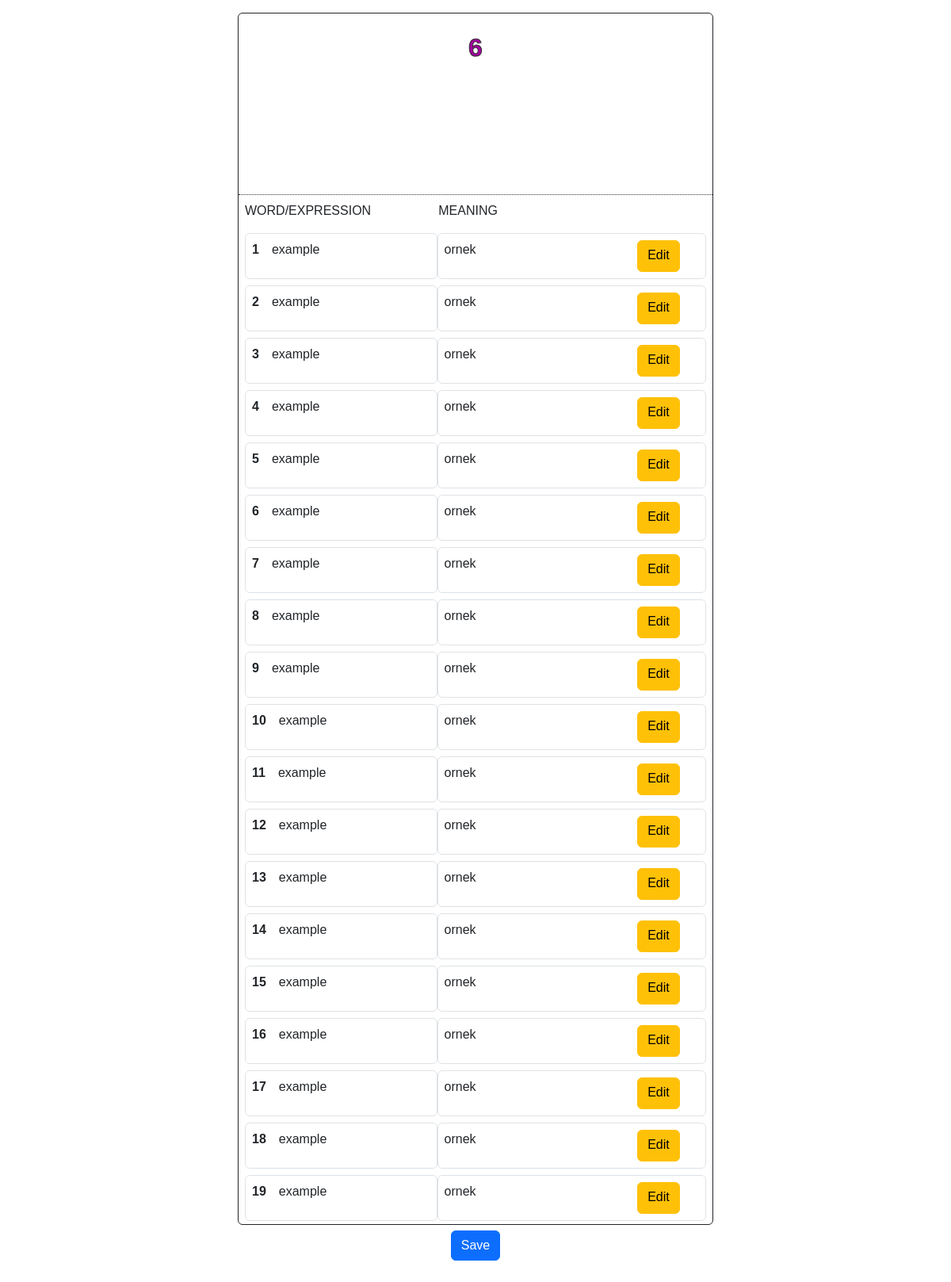
Screenshot of /recepsienen/Recep-Can-Akdemir/6 with the database file from the repository.
### book/models.py (models this page shows, shortened)
class Page(models.Model):
    number = models.IntegerField(blank=True,null=True)
    book = models.ForeignKey(Book, on_delete=models.CASCADE, null=False, related_name="book")
    edit_mode = models.BooleanField(default=True)
    first_save_done = models.BooleanField(default=False)
    finished = models.BooleanField(default=False)

class Word(models.Model):
    word = models.CharField(max_length=200, null = True)
    meaning = models.CharField(max_length=200, null=True)
    page = models.ForeignKey(Page, on_delete=models.CASCADE, null = False,  related_name="page")
    remembered = models.BooleanField()
    number = models.IntegerField(blank=True,null=True)
    repeated = models.IntegerField(blank=True, null=True)

### book/views.py (the view, shortened to what this page needs)
# urls.py: path("<str:username>/<str:book_name>/<int:page_number>", views.page_view, name="page_view")
def page_view(request,username,book_name,page_number):
    book = Book.objects.filter(link_name = book_name).first()
    page = Page.objects.filter(book = book, number = page_number).first()
    words = Word.objects.filter(page = page,remembered = False)
    words = Word.objects.filter(page = page,remembered = False)
    remembered_words = Word.objects.filter(page=page, remembered = True).order_by('-repeated')
    if len(remembered_words) == book.words_per_page:
        page.finished = True
        page.save()
    return render(request, "book/page.html",{
        "words": words,
        "page":page,
        "book":book,
        "word_amount":len(words),
        "remembered_words":remembered_words,
    })

### book/templates/book/page.html (shortened to what this page needs)
{% extends "book/layout.html" %}
{% block body %}
<div id="page-container" class="rounded">
    <div id="inner-container" class="w-50 h-100 m-auto border border-dark rounded mt-3">
        <div id="title" class="" style="color:{{book.cover_color}}">
            <div class="d-flex justify-content-center w-100 p-2">
                <h1 id ="page-title" class="text-center fs-2 fw-bold mt-3">{{page.number}}</h1>
            </div>
        </div>
        {% if page.edit_mode and page.first_save_done == False  and word_amount is not 0 %}
        <div id="all-words">
            <div class="d-flex justify-content-between">
                <div id="word-meaning-headline" class="d-flex justify-content-between">
                    <p id="word-title" class="text-end m-2">WORD/EXPRESSION</p>
                    <p id="meaning-title" class="text-center m-2">MEANING</p>
                </div>
            </div>
            {% for word in words %}
                <div id="word-meaning" class="d-flex m-2 justify-content-between rounded">
                    <div class="w-50 border d-flex rounded" >
                        <p id="word-number" class="p-2 fw-bold">{{forloop.counter}}</p>
                        <div>
                            <p class="p-2">{{word.word}}</p>
                        </div>
                    </div>
                    <div id="word-checkbox" class="border d-flex justify-content-between rounded">
                        <div class="d-flex w-50">
                            <div class="">
                                <p class="p-2 text-right">{{word.meaning}}</p>
                            </div>
                        </div>
                        <div id="checkbox-container" class="d-flex justify-content-center rounded">
                            <div id="edit-word-btn" class="btn btn-warning">Edit</div>
                        </div>
                    </div>
                </div>
            {% endfor %}
        </div>
        <div class="d-flex">
            <div class="w-100 d-flex justify-content-center">
                <div id="save-all-btn" class="btn btn-primary m-2">Save</div>
            </div>
        </div>
        {% endif %}
    </div>
</div>
{% endblock %}

### book/static/book/main.css (style rules this page uses)
body { font-family: sans-serif; overflow: hidden; height: 100vh; width: 100vw; background-color: #ffffff; }
#page-container { width: 100vw; height: 80vh; }
#title { height: 15%; border-bottom: 1px dotted #333; color: white; }
#page-title { -webkit-text-stroke: #333; -webkit-text-stroke-width: 1px; }
#word-checkbox { width: 70%; }
#checkbox-container { width: 35%; }
#all-words { height: 85%; overflow-y: auto; overflow-x:hidden; }
#edit-word-btn { margin-top: .5rem; height: 40px; }
#word-meaning-headline { width: 56%; }

### book/static/book/mobile.css (style rules this page uses)
#inner-container { width: 100vw; }
#page-container { width: 100vw !important; }
#inner-container { width: 100vw !important; }

### rows the page displays
Page: number "6"
Word: word "example", meaning "ornek"
Word: word "example", meaning "ornek"
Word: word "example", meaning "ornek"
Word: word "example", meaning "ornek"
Word: word "example", meaning "ornek"
Word: word "example", meaning "ornek"
Word: word "example", meaning "ornek"
Word: word "example", meaning "ornek"
Word: word "example", meaning "ornek"
Word: word "example", meaning "ornek"
Word: word "example", meaning "ornek"
Word: word "example", meaning "ornek"
Word: word "example", meaning "ornek"
Word: word "example", meaning "ornek"
Word: word "example", meaning "ornek"
Word: word "example", meaning "ornek"
Word: word "example", meaning "ornek"
Word: word "example", meaning "ornek"
Word: word "example", meaning "ornek"
